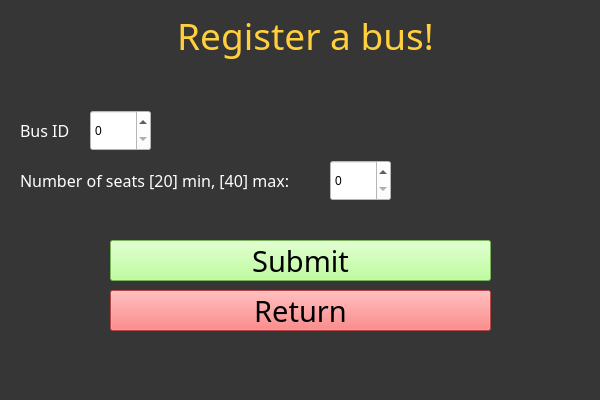
<?xml version="1.0" encoding="UTF-8"?>
<ui version="4.0">
 <class>BusRegisterClass</class>
 <widget class="QMainWindow" name="BusRegisterClass">
  <property name="geometry">
   <rect>
    <x>0</x>
    <y>0</y>
    <width>600</width>
    <height>400</height>
   </rect>
  </property>
  <property name="windowTitle">
   <string>BusRegister</string>
  </property>
  <property name="styleSheet">
   <string notr="true">background-color: rgb(54, 54, 54);</string>
  </property>
  <widget class="QWidget" name="centralWidget">
   <widget class="QPushButton" name="Return">
    <property name="geometry">
     <rect>
      <x>110</x>
      <y>290</y>
      <width>381</width>
      <height>41</height>
     </rect>
    </property>
    <property name="font">
     <font>
      <family>Segoe Print</family>
      <pointsize>22</pointsize>
     </font>
    </property>
    <property name="styleSheet">
     <string notr="true">background-color: rgb(255, 97, 97);</string>
    </property>
    <property name="text">
     <string>Return</string>
    </property>
   </widget>
   <widget class="QLabel" name="labID">
    <property name="geometry">
     <rect>
      <x>20</x>
      <y>110</y>
      <width>411</width>
      <height>41</height>
     </rect>
    </property>
    <property name="font">
     <font>
      <family>Segoe Print</family>
      <pointsize>12</pointsize>
     </font>
    </property>
    <property name="styleSheet">
     <string notr="true">color: rgb(255, 255, 255);</string>
    </property>
    <property name="text">
     <string>Bus ID</string>
    </property>
   </widget>
   <widget class="QLabel" name="L_seats">
    <property name="geometry">
     <rect>
      <x>20</x>
      <y>160</y>
      <width>421</width>
      <height>41</height>
     </rect>
    </property>
    <property name="font">
     <font>
      <family>Segoe Print</family>
      <pointsize>12</pointsize>
     </font>
    </property>
    <property name="styleSheet">
     <string notr="true">color: rgb(255, 255, 255);</string>
    </property>
    <property name="text">
     <string>Number of seats [20] min, [40] max: </string>
    </property>
   </widget>
   <widget class="QSpinBox" name="input_seats">
    <property name="geometry">
     <rect>
      <x>330</x>
      <y>160</y>
      <width>61</width>
      <height>41</height>
     </rect>
    </property>
    <property name="styleSheet">
     <string notr="true">background-color: rgb(255, 255, 255);</string>
    </property>
   </widget>
   <widget class="QPushButton" name="Submit">
    <property name="geometry">
     <rect>
      <x>110</x>
      <y>240</y>
      <width>381</width>
      <height>41</height>
     </rect>
    </property>
    <property name="font">
     <font>
      <family>Segoe Print</family>
      <pointsize>22</pointsize>
     </font>
    </property>
    <property name="styleSheet">
     <string notr="true">background-color: rgb(170, 255, 127);</string>
    </property>
    <property name="text">
     <string>Submit</string>
    </property>
   </widget>
   <widget class="QLabel" name="mainlabel">
    <property name="geometry">
     <rect>
      <x>10</x>
      <y>10</y>
      <width>591</width>
      <height>51</height>
     </rect>
    </property>
    <property name="font">
     <font>
      <family>Segoe Print</family>
      <pointsize>28</pointsize>
     </font>
    </property>
    <property name="styleSheet">
     <string notr="true">color: rgb(255, 255, 255);
color: rgb(255, 207, 61);</string>
    </property>
    <property name="text">
     <string>Register a bus!</string>
    </property>
    <property name="alignment">
     <set>Qt::AlignCenter</set>
    </property>
   </widget>
   <widget class="QSpinBox" name="busID">
    <property name="geometry">
     <rect>
      <x>90</x>
      <y>110</y>
      <width>61</width>
      <height>41</height>
     </rect>
    </property>
    <property name="styleSheet">
     <string notr="true">background-color: rgb(255, 255, 255);</string>
    </property>
   </widget>
  </widget>
  <widget class="QStatusBar" name="statusBar"/>
 </widget>
 <layoutdefault spacing="6" margin="11"/>
 <resources/>
 <connections/>
</ui>
